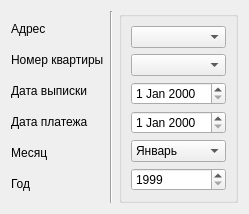
     <widget class="QWidget" name="pageReceipt">
      <layout class="QVBoxLayout" name="verticalLayout_17">
       <item>
        <layout class="QHBoxLayout" name="horizontalLayout_4">
         <item>
          <layout class="QVBoxLayout" name="verticalLayout_14">
           <item>
            <widget class="QLabel" name="labelAddress_RF">
             <property name="sizePolicy">
              <sizepolicy hsizetype="Preferred" vsizetype="Fixed">
               <horstretch>0</horstretch>
               <verstretch>0</verstretch>
              </sizepolicy>
             </property>
             <property name="text">
              <string>Адрес</string>
             </property>
            </widget>
           </item>
           <item>
            <widget class="QLabel" name="labelApartmentNumber_RF">
             <property name="sizePolicy">
              <sizepolicy hsizetype="Preferred" vsizetype="Fixed">
               <horstretch>0</horstretch>
               <verstretch>0</verstretch>
              </sizepolicy>
             </property>
             <property name="text">
              <string>Номер квартиры</string>
             </property>
            </widget>
           </item>
           <item>
            <widget class="QLabel" name="labelIssueDate_RF">
             <property name="sizePolicy">
              <sizepolicy hsizetype="Preferred" vsizetype="Fixed">
               <horstretch>0</horstretch>
               <verstretch>0</verstretch>
              </sizepolicy>
             </property>
             <property name="text">
              <string>Дата выписки</string>
             </property>
            </widget>
           </item>
           <item>
            <widget class="QLabel" name="labelPaymentDate_RF">
             <property name="sizePolicy">
              <sizepolicy hsizetype="Preferred" vsizetype="Fixed">
               <horstretch>0</horstretch>
               <verstretch>0</verstretch>
              </sizepolicy>
             </property>
             <property name="text">
              <string>Дата платежа</string>
             </property>
            </widget>
           </item>
           <item>
            <widget class="QLabel" name="labelMonth_RF">
             <property name="sizePolicy">
              <sizepolicy hsizetype="Preferred" vsizetype="Fixed">
               <horstretch>0</horstretch>
               <verstretch>0</verstretch>
              </sizepolicy>
             </property>
             <property name="text">
              <string>Месяц</string>
             </property>
            </widget>
           </item>
           <item>
            <widget class="QLabel" name="labelYear_RF">
             <property name="sizePolicy">
              <sizepolicy hsizetype="Preferred" vsizetype="Fixed">
               <horstretch>0</horstretch>
               <verstretch>0</verstretch>
              </sizepolicy>
             </property>
             <property name="text">
              <string>Год</string>
             </property>
            </widget>
           </item>
          </layout>
         </item>
         <item>
          <widget class="Line" name="line_4">
           <property name="orientation">
            <enum>Qt::Vertical</enum>
           </property>
          </widget>
         </item>
         <item>
          <layout class="QVBoxLayout" name="verticalLayout_15">
           <property name="spacing">
            <number>0</number>
           </property>
           <item>
            <widget class="QGroupBox" name="groupBoxReceiptFields">
             <property name="title">
              <string/>
             </property>
             <layout class="QVBoxLayout" name="verticalLayout_16">
              <item>
               <widget class="QComboBox" name="comboBoxAddress_RF">
                <property name="sizePolicy">
                 <sizepolicy hsizetype="Expanding" vsizetype="Fixed">
                  <horstretch>0</horstretch>
                  <verstretch>0</verstretch>
                 </sizepolicy>
                </property>
               </widget>
              </item>
              <item>
               <widget class="QComboBox" name="comboBoxApartmentNumber_RF">
                <property name="sizePolicy">
                 <sizepolicy hsizetype="Expanding" vsizetype="Fixed">
                  <horstretch>0</horstretch>
                  <verstretch>0</verstretch>
                 </sizepolicy>
                </property>
               </widget>
              </item>
              <item>
               <widget class="QDateEdit" name="dateEditIssueDate_RF">
                <property name="sizePolicy">
                 <sizepolicy hsizetype="Expanding" vsizetype="Fixed">
                  <horstretch>0</horstretch>
                  <verstretch>0</verstretch>
                 </sizepolicy>
                </property>
               </widget>
              </item>
              <item>
               <widget class="QDateEdit" name="dateEditPaymentDate_RF">
                <property name="sizePolicy">
                 <sizepolicy hsizetype="Expanding" vsizetype="Fixed">
                  <horstretch>0</horstretch>
                  <verstretch>0</verstretch>
                 </sizepolicy>
                </property>
               </widget>
              </item>
              <item>
               <widget class="QComboBox" name="comboBoxMonth_RF">
                <property name="sizePolicy">
                 <sizepolicy hsizetype="Expanding" vsizetype="Fixed">
                  <horstretch>0</horstretch>
                  <verstretch>0</verstretch>
                 </sizepolicy>
                </property>
                <item>
                 <property name="text">
                  <string>Январь</string>
                 </property>
                </item>
                <item>
                 <property name="text">
                  <string>Февраль</string>
                 </property>
                </item>
                <item>
                 <property name="text">
                  <string>Март</string>
                 </property>
                </item>
                <item>
                 <property name="text">
                  <string>Апрель</string>
                 </property>
                </item>
                <item>
                 <property name="text">
                  <string>Май</string>
                 </property>
                </item>
                <item>
                 <property name="text">
                  <string>Июнь</string>
                 </property>
                </item>
                <item>
                 <property name="text">
                  <string>Июль</string>
                 </property>
                </item>
                <item>
                 <property name="text">
                  <string>Август</string>
                 </property>
                </item>
                <item>
                 <property name="text">
                  <string>Сентябрь</string>
                 </property>
                </item>
                <item>
                 <property name="text">
                  <string>Октябрь</string>
                 </property>
                </item>
                <item>
                 <property name="text">
                  <string>Ноябрь</string>
                 </property>
                </item>
                <item>
                 <property name="text">
                  <string>Декабрь</string>
                 </property>
                </item>
               </widget>
              </item>
              <item>
               <widget class="QSpinBox" name="spinBoxYear_RF">
                <property name="sizePolicy">
                 <sizepolicy hsizetype="Expanding" vsizetype="Fixed">
                  <horstretch>0</horstretch>
                  <verstretch>0</verstretch>
                 </sizepolicy>
                </property>
                <property name="minimum">
                 <number>1999</number>
                </property>
                <property name="maximum">
                 <number>3000</number>
                </property>
               </widget>
              </item>
             </layout>
            </widget>
           </item>
          </layout>
         </item>
        </layout>
       </item>
      </layout>
     </widget>
